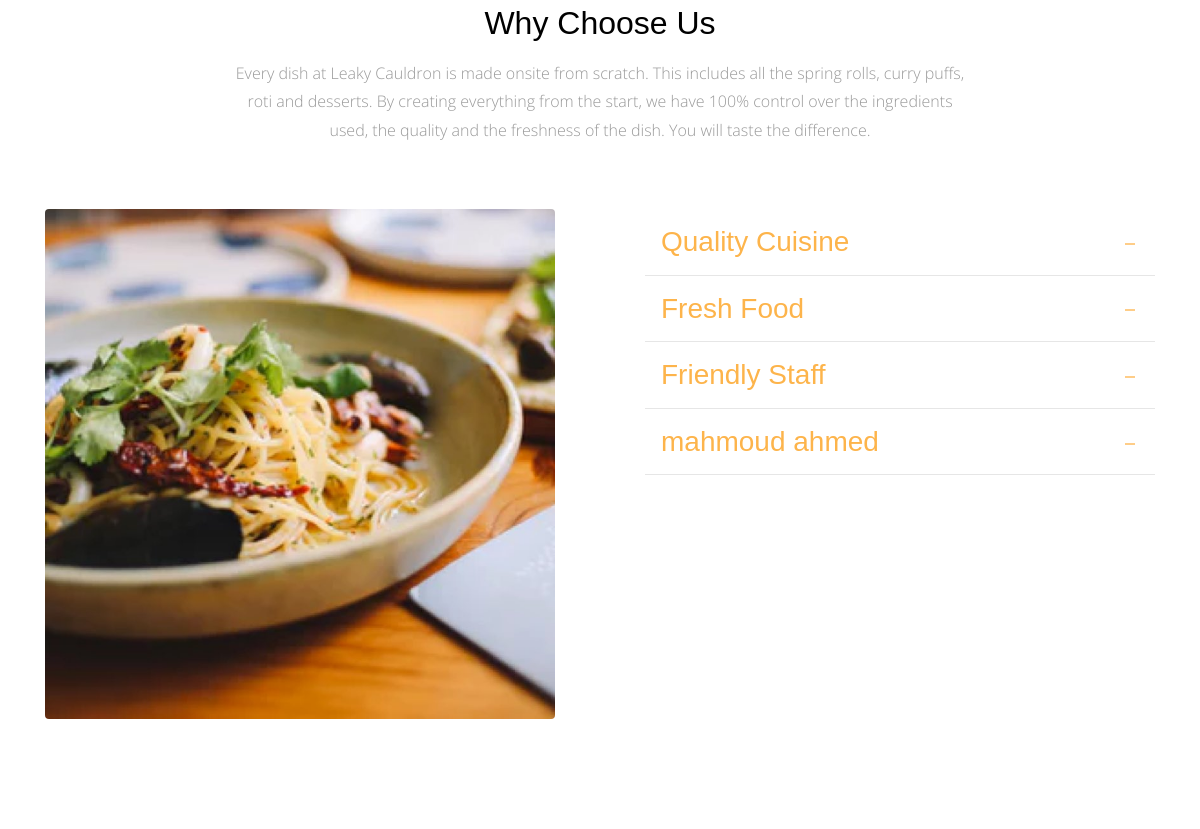
/ (middle part), run on an earlier commit of the app's database.
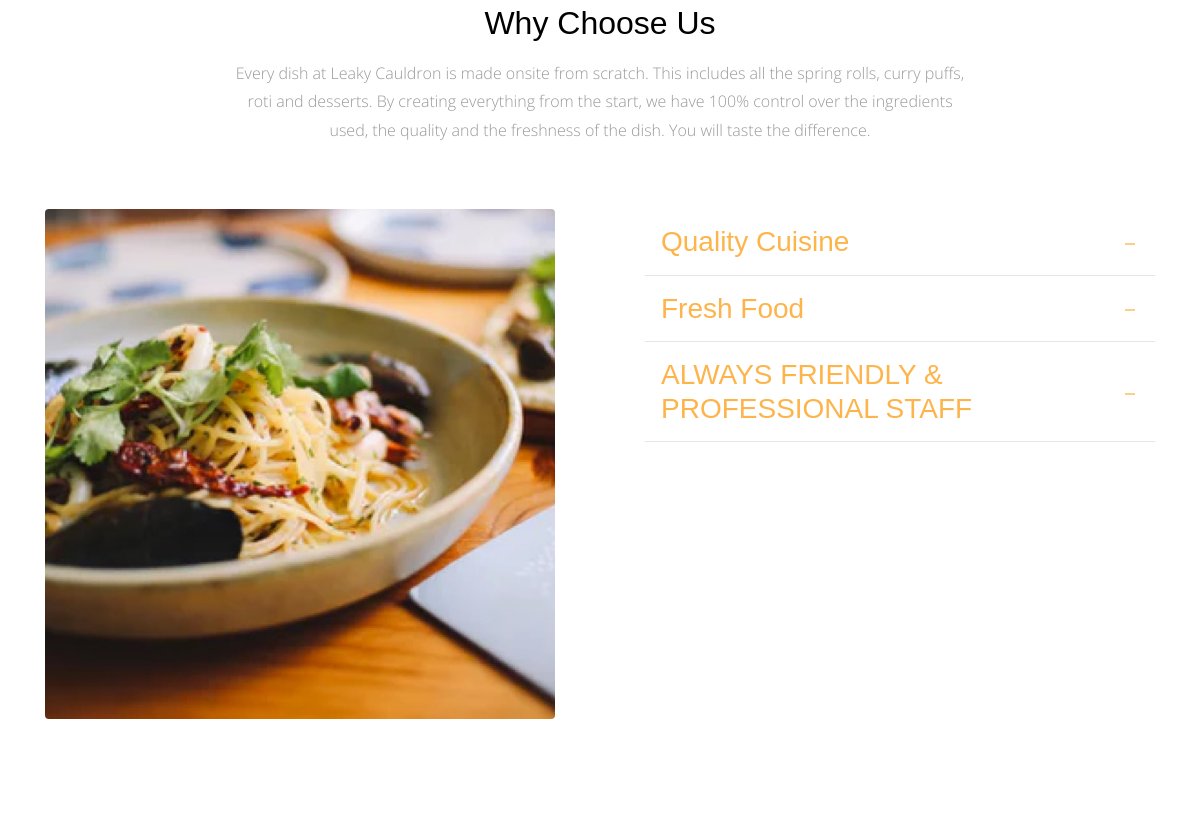
And on a later commit of the database.
### aboutus/models.py (models this page shows, shortened)
class Why_Choose_Us(models.Model):
    title = models.CharField(max_length=50)
    content = models.TextField()
    class Meta:
        verbose_name = 'why choose us '
        verbose_name_plural = 'why choose us '

### home/views.py (the view)
# urls.py: path('',views.home , name='home' ),
def home(request):
    meals = Meals.objects.all()
    meal_list = Meals.objects.all()
    categories = Category.objects.all()
    posts = Post.objects.all()
    latest_post = Post.objects.last()
    why_choose_us = Why_Choose_Us.objects.all()
    context = {
        'meals' : meals ,
        'meal_list' : meal_list ,
        'categories' : categories ,
        'posts' : posts ,
        'latest_post' : latest_post ,
        'why_choose_us' : why_choose_us ,
    }
    return render(request , 'home/index.html' , context)

### meals/models.py (called while the page is built)
    def __str__(self):
        return self.name

### home/templates/home/index.html (shortened to what this page needs)
{% extends 'base.html' %}
{% load static %}
{% block body %}
      <div class="main-wrap">
        <div class="section">
            <div class="container">
              <div class="row justify-content-center mb-5" data-aos="fade-up">
                <div class="col-md-8  text-center">
                  <h2 class="mb-3">Why Choose Us</h2>
                  <p class="lead">Every dish at Leaky Cauldron is made onsite from scratch. This includes all the spring rolls, curry puffs, roti and desserts. By creating everything from the start, we have 100% control over the ingredients used, the quality and the freshness of the dish. You will taste the difference.</p>
                </div>
              </div>
              <div class="row large-gutters">
                <div class="col-md-6"  data-aos="fade-up" data-aos-delay="200">
                  <img src="{% static 'site_static/img/img_2.jpg' %}" alt="Image placeholder" class="img-fluid rounded">
                </div>
                <div class="col-md-6" data-aos="fade-up" data-aos-delay="300">
                  <div class="accordion" id="accordion">
                    {% for info in why_choose_us %}
                      <div class="accordion-item">
                        <h3 class="mb-0">
                          <a class="btn-block p-3" data-toggle="collapse" href="#collapse{{info.id}}" role="button" aria-expanded="true" aria-controls="collapseOne">{{info.title}} </a>
                        </h3>
                      </div>
                    {% endfor %}
                  </div>
                </div>
              </div>
            </div>
          </div>
      </div>
      {% endblock body %}

What changed in the data, as far as the page shows it:
removed Why_Choose_Us: title "mahmoud ahmed"
changed Why_Choose_Us: title "Friendly Staff" → "ALWAYS FRIENDLY & PROFESSIONAL STAFF"
